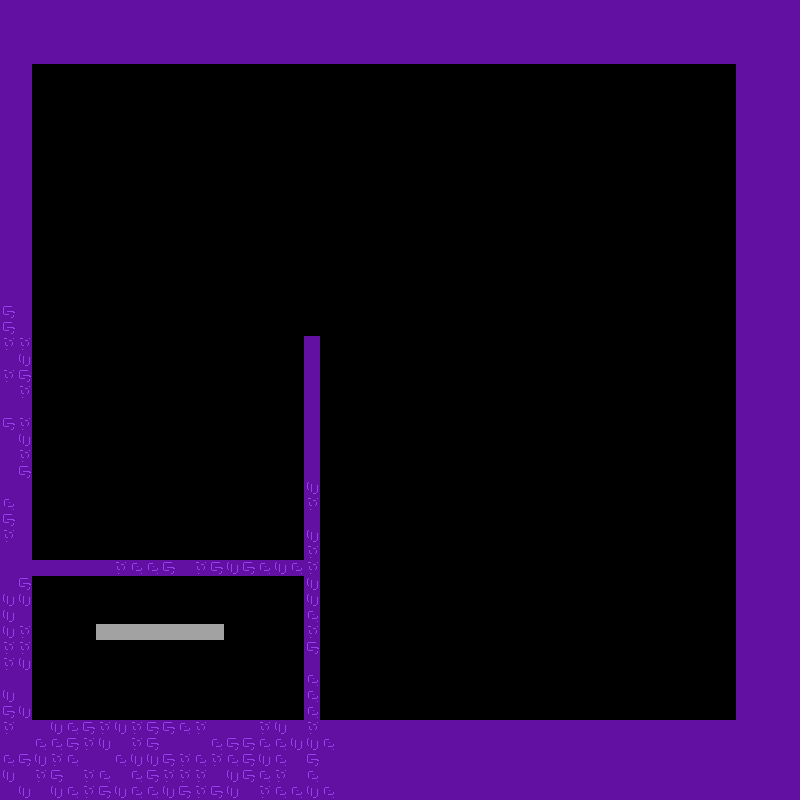

Tiled map render using the project's own tile images. Description and the map definition, with tile-layer contents summarised, below:
An orthogonal 50x50 tile map with 16x16 px tiles, 3 tile layers (collisions, fg, objects).

<map version="1.9" tiledversion="1.9.2" orientation="orthogonal" renderorder="right-up" width="50" height="50" tilewidth="16" tileheight="16" infinite="0" nextlayerid="7" nextobjectid="23">
 <editorsettings>
  <export target="ld51-main.lua" format="lua" />
 </editorsettings>
 <tileset firstgid="1" name="ld51-tileset" tilewidth="16" tileheight="16" tilecount="256" columns="16">
  <image source="ld51-tileset.png" width="256" height="256" />
 </tileset>
 <layer id="1" name="collisions" width="50" height="50">
  <data>[2500 cells, 745 non-empty, 6 distinct tile ids]</data>
 </layer>
 <layer id="6" name="fg" width="50" height="50">
  <data>[2500 cells, 0 non-empty, 0 distinct tile ids]</data>
 </layer>
 <layer id="3" name="objects" width="50" height="50">
  <data>[2500 cells, 145 non-empty, 1 distinct tile ids]</data>
 </layer>
</map>
